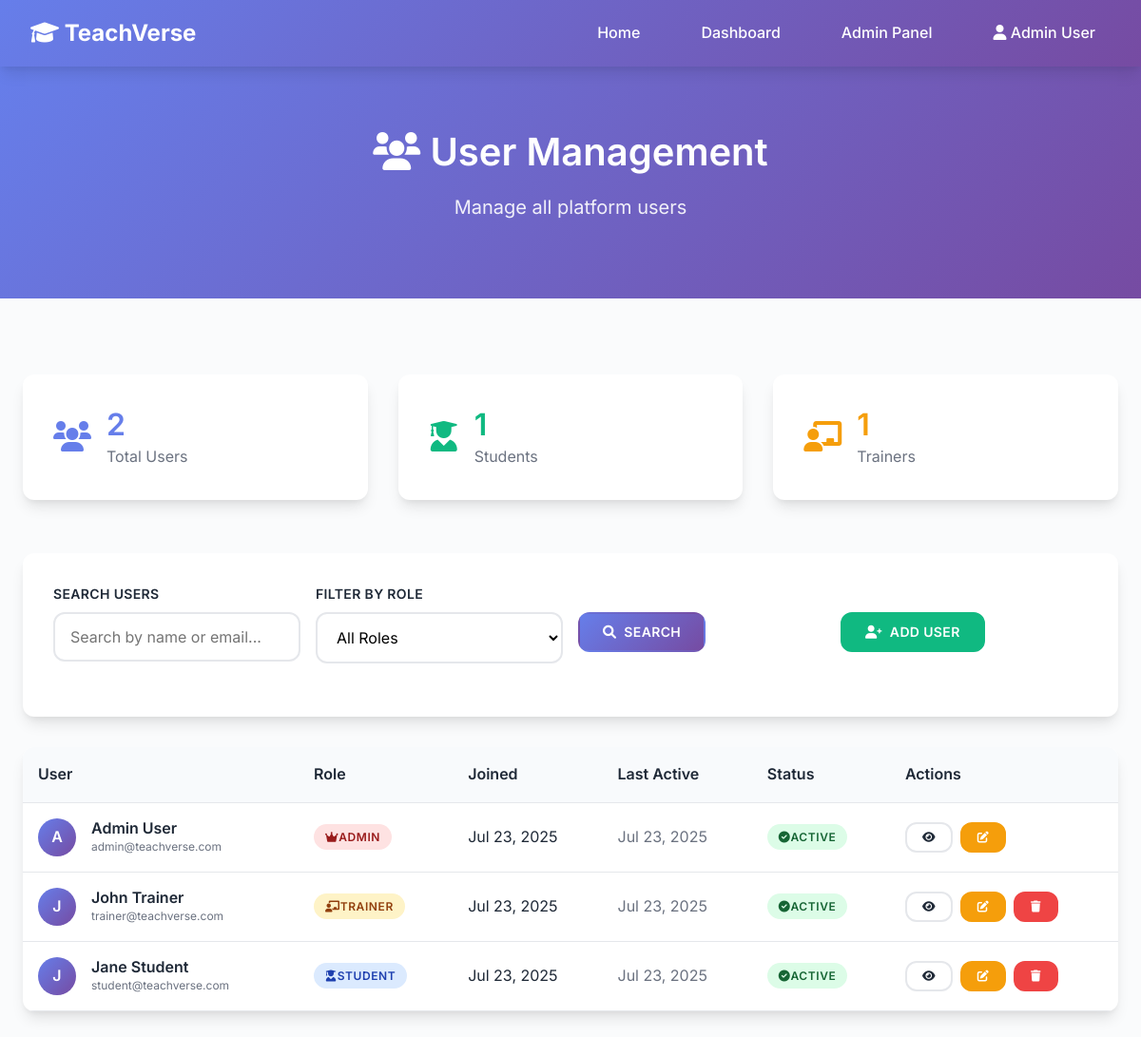
The app's page /modules/users/index.php (signed in) with its own data.
### tables this page shows
CREATE TABLE users (
    user_id INT AUTO_INCREMENT PRIMARY KEY,
    name VARCHAR(255) NOT NULL,
    email VARCHAR(255) UNIQUE NOT NULL,
    password VARCHAR(255) NOT NULL,
    role ENUM('admin', 'trainer', 'student') NOT NULL DEFAULT 'student',
    created_at TIMESTAMP DEFAULT CURRENT_TIMESTAMP,
    updated_at TIMESTAMP DEFAULT CURRENT_TIMESTAMP ON UPDATE CURRENT_TIMESTAMP
);

### config/database.php (called while the page is built, shortened)
<?php
function isLoggedIn() {
    return isset($_SESSION['user_id']);
}
function formatDate($date) {
    return date('M j, Y', strtotime($date));
}
?>

### modules/users/index.php (the view, shortened to what this page needs)
<?php
require_once '../../config/database.php';
$pdo = getDBConnection();
$search = isset($_GET['search']) ? sanitize($_GET['search']) : '';
$params = [];
$where_clause = '';
$sql = "SELECT * FROM users $where_clause ORDER BY created_at DESC";
$stmt = $pdo->prepare($sql);
$stmt->execute($params);
$users = $stmt->fetchAll(PDO::FETCH_ASSOC);
$total_users = $pdo->query("SELECT COUNT(*) FROM users WHERE role != 'admin'")->fetchColumn();
$total_students = $pdo->query("SELECT COUNT(*) FROM users WHERE role = 'student'")->fetchColumn();
$total_trainers = $pdo->query("SELECT COUNT(*) FROM users WHERE role = 'trainer'")->fetchColumn();
?>
<!DOCTYPE html>
<html lang="en">
<head>
    <link rel="stylesheet" href="../../assets/css/style.css">
    <link rel="stylesheet" href="https://cdnjs.cloudflare.com/ajax/libs/font-awesome/6.0.0/css/all.min.css">
</head>
<body>
    <header class="header">
        <nav class="nav-container">
            <div class="logo">
                <a href="../../index.php" style="color: white; text-decoration: none;">
                    <i class="fas fa-graduation-cap"></i> TeachVerse
                </a>
            </div>
            <ul class="nav-menu">
                <li><a href="../../index.php">Home</a></li>
                <li><a href="../../dashboard.php">Dashboard</a></li>
                <li><a href="../../admin/index.php">Admin Panel</a></li>
                <?php if (isLoggedIn()): ?>
                    <li class="dropdown">
                        <a href="#" class="dropdown-toggle">
                            <i class="fas fa-user"></i> <?php echo htmlspecialchars($_SESSION['name']); ?>
                        </a>
                    </li>
                <?php endif; ?>
            </ul>
        </nav>
    </header>
    <div class="page-header">
        <div class="container">
            <h1 class="page-title">
                <i class="fas fa-users"></i> User Management
            </h1>
            <p class="page-subtitle">Manage all platform users</p>
        </div>
    </div>
    <main class="main-content">
        <div class="container">
            <div class="grid grid-3 mb-4">
                <div class="card">
                    <div style="display: flex; align-items: center; gap: 1rem;">
                        <div style="font-size: 2rem; color: var(--primary-color);">
                            <i class="fas fa-users"></i>
                        </div>
                        <div>
                            <h3 style="margin: 0; font-size: 2rem; color: var(--primary-color);"><?php echo $total_users; ?></h3>
                            <p style="margin: 0; color: var(--text-secondary);">Total Users</p>
                        </div>
                    </div>
                </div>
                <div class="card">
                    <div style="display: flex; align-items: center; gap: 1rem;">
                        <div style="font-size: 2rem; color: var(--success-color);">
                            <i class="fas fa-user-graduate"></i>
                        </div>
                        <div>
                            <h3 style="margin: 0; font-size: 2rem; color: var(--success-color);"><?php echo $total_students; ?></h3>
                            <p style="margin: 0; color: var(--text-secondary);">Students</p>
                        </div>
                    </div>
                </div>
                <div class="card">
                    <div style="display: flex; align-items: center; gap: 1rem;">
                        <div style="font-size: 2rem; color: var(--warning-color);">
                            <i class="fas fa-chalkboard-teacher"></i>
                        </div>
                        <div>
                            <h3 style="margin: 0; font-size: 2rem; color: var(--warning-color);"><?php echo $total_trainers; ?></h3>
                            <p style="margin: 0; color: var(--text-secondary);">Trainers</p>
                        </div>
                    </div>
                </div>
            </div>
            <div class="search-filter">
                <form method="GET" class="grid grid-4">
                    <div class="form-group">
                        <label class="form-label">Search Users</label>
                        <input type="text" name="search" class="form-input"
                               placeholder="Search by name or email..."
                               value="<?php echo htmlspecialchars($search); ?>">
                    </div>
                    <div class="form-group">
                        <label class="form-label">Filter by Role</label>
                        <select name="role" class="form-select">
                            <option value="">All Roles</option>
                        </select>
                    </div>
                    <div class="form-group">
                        <label class="form-label">&nbsp;</label>
                        <button type="submit" class="btn btn-primary">
                            <i class="fas fa-search"></i> Search
                        </button>
                    </div>
                    <div class="form-group">
                        <label class="form-label">&nbsp;</label>
                        <a href="create.php" class="btn btn-success">
                            <i class="fas fa-user-plus"></i> Add User
                        </a>
                    </div>
                </form>
            </div>
            <div class="table-container">
                <table class="table">
                    <thead>
                        <tr>
                            <th>User</th>
                            <th>Role</th>
                            <th>Joined</th>
                            <th>Last Active</th>
                            <th>Status</th>
                            <th>Actions</th>
                        </tr>
                    </thead>
                    <tbody>
                        <?php foreach ($users as $user): ?>
                            <tr>
                                <td>
                                    <div style="display: flex; align-items: center; gap: 1rem;">
                                        <div style="width: 40px; height: 40px; border-radius: 50%; background: var(--gradient); display: flex; align-items: center; justify-content: center; color: white; font-weight: 600;">
                                            <?php echo strtoupper(substr($user['name'], 0, 1)); ?>
                                        </div>
                                        <div>
                                            <h4 style="margin: 0; font-size: 1rem;"><?php echo htmlspecialchars($user['name']); ?></h4>
                                            <p style="margin: 0; font-size: 0.75rem; color: var(--text-secondary);">
                                                <?php echo htmlspecialchars($user['email']); ?>
                                            </p>
                                        </div>
                                    </div>
                                </td>
                                <td>
                                    <span class="badge badge-<?php echo $user['role'] === 'admin' ? 'danger' : ($user['role'] === 'trainer' ? 'warning' : 'primary'); ?>">
                                        <i class="fas fa-<?php echo $user['role'] === 'admin' ? 'crown' : ($user['role'] === 'trainer' ? 'chalkboard-teacher' : 'user-graduate'); ?>"></i>
                                        <?php echo ucfirst($user['role']); ?>
                                    </span>
                                </td>
                                <td><?php echo formatDate($user['created_at']); ?></td>
                                <td>
                                    <span style="color: var(--text-secondary);">
                                        <?php echo formatDate($user['updated_at']); ?>
                                    </span>
                                </td>
                                <td>
                                    <span class="badge badge-success">
                                        <i class="fas fa-check-circle"></i> Active
                                    </span>
                                </td>
                                <td>
                                    <div class="flex gap-2">
                                        <a href="view.php?id=<?php echo $user['user_id']; ?>"
                                           class="btn btn-sm btn-secondary"
                                           data-tooltip="View Details">
                                            <i class="fas fa-eye"></i>
                                        </a>
                                        <a href="edit.php?id=<?php echo $user['user_id']; ?>"
                                           class="btn btn-sm btn-warning"
                                           data-tooltip="Edit User">
                                            <i class="fas fa-edit"></i>
                                        </a>
                                        <?php if ($user['user_id'] != $_SESSION['user_id']): ?>
                                            <button onclick="deleteItem('delete.php?id=<?php echo $user['user_id']; ?>', 'user')"
                                                    class="btn btn-sm btn-danger"
                                                    data-tooltip="Delete User">
                                                <i class="fas fa-trash"></i>
                                            </button>
                                        <?php endif; ?>
                                    </div>
                                </td>
                            </tr>
                        <?php endforeach; ?>
                    </tbody>
                </table>
            </div>
        </div>
    </main>
</body>
</html>

### records on screen
users: name "A", name "Admin User", email "admin@teachverse.com", role "ADMIN", created_at "Jul 23, 2025", updated_at "Jul 23, 2025"
users: name "J", name "John Trainer", email "trainer@teachverse.com", role "TRAINER", created_at "Jul 23, 2025", updated_at "Jul 23, 2025"
users: name "J", name "Jane Student", email "student@teachverse.com", role "STUDENT", created_at "Jul 23, 2025", updated_at "Jul 23, 2025"

### other values on screen
$_SESSION['name'] "Admin User"
$total_users "2"
$total_students "1"
$total_trainers "1"
